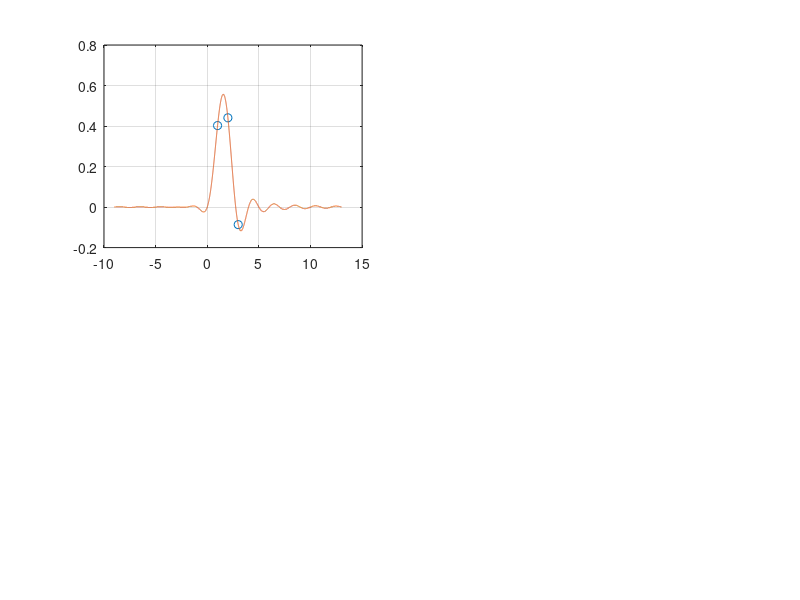

This figure's MATLAB source: (Note: this script raises an error after producing the figure.)
clc; clear; close all;


x = [1:3];
y = rand(1,3)-1/2;
X = linspace(min(x)-10, max(x)+10, 10000);
d=x(2)-x(1);

Y1 = zeros(size(X));
Y2 = zeros(size(X));
Y3 = zeros(size(X));

for i = 1:length(X)
    Y1(i) = sum(y.*(sinc(x-X(i)))./d);
end
subplot(2,2,1)
plot(x, y, 'o', X, Y1, '-'); grid on;

for i = 1:length(x)
    Y2 = Y2 + y(i)*triangle( (X-x(i))/d );
end
subplot(2,1,2)
plot(x, y, 'o', X, Y2, '-'); grid on;

for i = 1:length(x)
    Y3 = Y3 + y(i)*funkcja( (X-x(i))/d );
end
subplot(2,2,2)
plot(x, y, 'o', X, Y3, '-'); grid on;

function z = triangle(X)
    z = zeros(size(X));
    for i = 1:length(X)
        if X(i)<=1 & X(i)>=-1
            z(i)=1-abs(X(i));
        else
            z(i)=0;
        end
    end
end
function z = funkcja(X)
    z = zeros(size(X));
    for i = 1:length(X)
        if X(i)>=0 && X(i)<1
            z(i)=1;
        else
            z(i)=0;
        end
    end
end